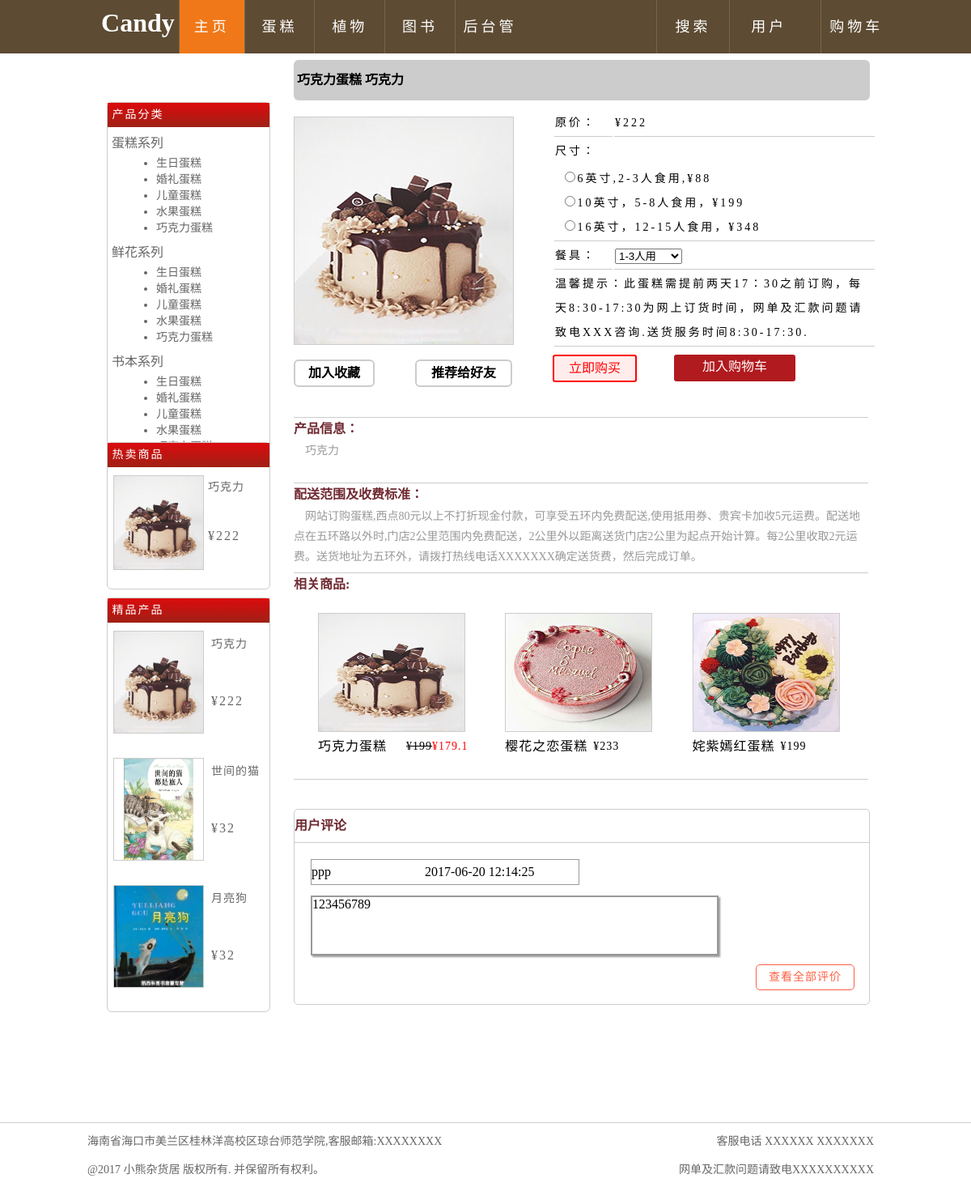
The app's page /shop/product-info.php?id=11 with its own data.
### tables this page shows
CREATE TABLE IF NOT EXISTS `product` (
  `p_type` char(10) NOT NULL COMMENT '商品类型',
  `p_id` varchar(10) NOT NULL COMMENT '商品编号',
  `p_name` varchar(40) NOT NULL COMMENT '商品名称',
  `p_price` float NOT NULL COMMENT '商品价格',
  `p_quantity` int(4) NOT NULL COMMENT '商品数量',
  `p_image` varchar(100) NOT NULL COMMENT '商品图片',
  `p_description` varchar(2000) NOT NULL COMMENT '描述信息',
  `p_time` datetime DEFAULT NULL COMMENT '添加时间',
  `p_is_discount` int(4) DEFAULT NULL COMMENT '是否是打折商品',
  `p_discount` float DEFAULT NULL COMMENT '折扣',
  PRIMARY KEY (`p_id`),
  KEY `p_type` (`p_type`)
);

CREATE TABLE IF NOT EXISTS `main_type` (
  `t_id` char(10) NOT NULL COMMENT '编号',
  `t_type` varchar(30) NOT NULL COMMENT '菜单',
  PRIMARY KEY (`t_id`)
);

CREATE TABLE IF NOT EXISTS `idea` (
  `id` int(4) NOT NULL AUTO_INCREMENT COMMENT '编号',
  `c_name` varchar(30) NOT NULL COMMENT '留言者',
  `c_header` varchar(30) NOT NULL COMMENT '留言者头像',
  `new_message` varchar(1000) NOT NULL COMMENT '留言信息',
  `re_message` varchar(1000) DEFAULT NULL COMMENT '回复信息',
  `new_time` datetime NOT NULL COMMENT '留言时间',
  `re_time` datetime DEFAULT NULL COMMENT '回复时间',
  PRIMARY KEY (`id`)
);

### shop/product-info.php (the view, shortened to what this page needs)
<!DOCTYPE html PUBLIC "-//W3C//DTD XHTML 1.0 Transitional//EN" "http://www.w3.org/TR/xhtml1/DTD/xhtml1-transitional.dtd">
<html xmlns="http://www.w3.org/1999/xhtml">
<head>
<link rel="stylesheet" type="text/css" href="../CSS/product-info.css" />
<link rel="stylesheet" type="text/css" href="../CSS/index.css" />
</head>
<body>
    <div id="main2">
    <?php
        if(!isset($_SESSION['n']))
        {
            include("head.php");
        }else{
            include("head2.php");
        }
    ?>
    <div class="llft">
    	<li style="color:#FFF; height:30px; line-height:30px; font-size:14px; letter-spacing:2px; background:-webkit-gradient(linear, left top, left bottom, from(#DC0A0D), to(#9F2115));
　　　　background:-moz-linear-gradient(top, #DC0A0D, #9F2115);
　　　　background:-o-linear-gradient(top, #DC0A0D, #9F2115);
　　　　background:linear-gradient(top, #DC0A0D, #9F2115);}">&nbsp;产品分类</li>
        <li style="margin-top:5px; margin-left:5px; color:#666; height:30px; line-height:30px; font-size:16px;">蛋糕系列</li>
        <ul style="list-style:disc; text-decoration:none; color:#666; margin-left:60px; font-size:14px;">
        	<li style="height:20px; line-height:20px;">生日蛋糕</li>
            <li style="height:20px; line-height:20px;">婚礼蛋糕</li>
            <li style="height:20px; line-height:20px;">儿童蛋糕</li>
            <li style="height:20px; line-height:20px;">水果蛋糕</li>
            <li style="height:20px; line-height:20px;"><a>巧克力蛋糕</a></li>
        </ul>
        <li style="margin-top:5px; margin-left:5px; color:#666; height:30px; line-height:30px; font-size:16px;">鲜花系列</li>
        <ul style="list-style:disc; text-decoration:none; color:#666; margin-left:60px; font-size:14px;">
        	<li style="height:20px; line-height:20px;">生日蛋糕</li>
            <li style="height:20px; line-height:20px;">婚礼蛋糕</li>
            <li style="height:20px; line-height:20px;">儿童蛋糕</li>
            <li style="height:20px; line-height:20px;">水果蛋糕</li>
            <li style="height:20px; line-height:20px;">巧克力蛋糕</li>
        </ul>
        <li style="margin-top:5px; margin-left:5px; color:#666; height:30px; line-height:30px; font-size:16px;">书本系列</li>
        <ul style="list-style:disc; text-decoration:none; color:#666; margin-left:60px; font-size:14px;">
        	<li style="height:20px; line-height:20px;">生日蛋糕</li>
            <li style="height:20px; line-height:20px;">婚礼蛋糕</li>
            <li style="height:20px; line-height:20px;">儿童蛋糕</li>
            <li style="height:20px; line-height:20px;">水果蛋糕</li>
            <li style="height:20px; line-height:20px;">巧克力蛋糕</li>
        </ul>
    </div>
    <form action="look.php" id="form1" name="form1" method="get">
    <?php
	$sql="select * from product order by p_time desc limit 0,1";
	$rs=mysql_query($sql);
	while($result=mysql_fetch_array($rs))
		{
	?>
    <div class="lft-mid">
    	<li style="color:#FFF; height:30px; line-height:30px; font-size:14px; letter-spacing:2px; background:-webkit-gradient(linear, left top, left bottom, from(#DC0A0D), to(#9F2115));
　　　　background:-moz-linear-gradient(top, #DC0A0D, #9F2115);
　　　　background:-o-linear-gradient(top, #DC0A0D, #9F2115);
　　　　background:linear-gradient(top, #DC0A0D, #9F2115);}">&nbsp;热卖商品</li>
		<img style="height:115px; width:110px; border:1px solid #CCC; margin-top:10px; margin-left:7px; float:left;" src="<?php echo $result['p_image']; ?>" />
        <li><a href="product-info.php?id=<?php echo $result['p_id']?>"><?php echo $result['p_name'];?></a></li>
        <li style="height:30px; width:66px; margin-top:30px; color:#666; float:left; letter-spacing:2px; font-size:16px; margin-left:5px; line-height:30px;">¥<?php echo $result['p_price']*$result["p_discount"];?></li>
    </div>
    <?php } ?>
    <div class="lft-bot">
    	<li style="color:#FFF; height:30px; line-height:30px; font-size:14px; letter-spacing:2px; background:-webkit-gradient(linear, left top, left bottom, from(#DC0A0D), to(#9F2115));
　　　　background:-moz-linear-gradient(top, #DC0A0D, #9F2115);
　　　　background:-o-linear-gradient(top, #DC0A0D, #9F2115);
　　　　background:linear-gradient(top, #DC0A0D, #9F2115);}">&nbsp;精品产品</li>
	<?php
	$sql="select * from product order by p_time desc limit 0,3";
	$rs=mysql_query($sql);
	while($result=mysql_fetch_array($rs))
		{
	?>
        <div class="jingpin">
        	<div class="jing-pic"><img width="110" height="125" src="<?php echo $result['p_image'];?>"</div>
            <div class="jing-name"><a href="product-info.php?id=<?php echo $result['p_id']?>"><?php echo $result['p_name'];?></a></div>
            <div class="jing-price">¥<?php echo $result['p_price'];?></div>
        </div>
    </div>
    <?php } ?>
      <?php
    	$i=$_GET['id'];
		$sql="select * from product,main_type where p_id='$i' and product.p_type=main_type.t_id ";
		$rs=mysql_query($sql);
		while($result=mysql_fetch_array($rs))
			{
		?>
    <div class="name">&nbsp;<?php echo $result['t_type']?>&nbsp;<?php echo $result['p_name'];?></div>
    	<div class="pic"><img width="270" height="280" src="<?php echo $result['p_image']; ?>"/>
        </div>
        <div class="xiang">
        	<table border="0" width="100%">
                <tr>
                	<td style="border-bottom:1px solid #CCC;" width="70">原价：</td>
					<td style="border-bottom:1px solid #CCC;">¥<?php
						if($result['p_is_discount']<1){
							echo $result['p_price'];
						}else{
							?><s><?php echo $result['p_price'];?></s>
                  <tr>
                	<td style="border-bottom:1px solid #CCC;">促销价：</td>
                    <td style="border-bottom:1px solid #CCC;"><font color="#FF0000" size="+2">¥<?php echo $result['p_price']*$result['p_discount'];
					}
					?></font></td>
                </tr>
                <tr>
                	<td colspan="2">尺寸：</td>
                </tr>
                <tr>
                	<td colspan="2" style="border-bottom:1px solid #CCC;">
                    	<form action="" method="get">
&nbsp;<input width="100%" name="Fruit" type="radio" value="" />6英寸,2-3人食用,¥88<br />
&nbsp;<input name="Fruit" type="radio" value="" />10英寸，5-8人食用，¥199<br />
&nbsp;<input name="Fruit" type="radio" value="" />16英寸，12-15人食用，¥348<br />
</form>
                    </td>
                </tr>
                <tr>
                	<td style="border-bottom:1px solid #CCC;">餐具：</td>
                	<td style="border-bottom:1px solid #CCC;">
                    	<select>
                        	<option value="three">1-3人用</option>
                        </select>
                    </td>
                </tr>
                <tr>
                	<td colspan="2" style="border-bottom:1px solid #CCC;">温馨提示：此蛋糕需提前两天17：30之前订购，每天8:30-17:30为网上订货时间，网单及汇款问题请致电XXX咨询.送货服务时间8:30-17:30.</td>
                </tr>
            </table>
            	<div class="liji">
                	<li>立即购买</li>
                </div>
				<div class="tianjia">
                    <a href="cart_add.php?id=<?php echo $result["p_id"];?>">加入购物车</a>
                </div>
        </div>
        <div class="shoucang">
        	<li>加入收藏</li>
        </div>
        <div class="tuijian">
        	<li>推荐给好友</li>
        </div>
        <div id="info">
        	<div class="product">
            	<li style="color:#702A32; margin-top:4px; font-weight:bold; font-size:16px; line-height:20px;">产品信息：</li>
                <li style="margin-top:4px; line-height:25px; color:#999; font-size:14px">&nbsp;&nbsp;&nbsp;&nbsp;<?php echo $result['p_description'];?></li>
            </div>
            <div class="peisong">
            	<li style="color:#702A32; margin-top:4px; font-weight:bold; font-size:16px; line-height:20px;">配送范围及收费标准：</li>
                <li style="margin-top:4px; line-height:25px; color:#999; font-size:14px">&nbsp;&nbsp;&nbsp;&nbsp;网站订购蛋糕,西点80元以上不打折现金付款，可享受五环内免费配送,使用抵用券、贵宾卡加收5元运费。配送地点在五环路以外时,门店2公里范围内免费配送，2公里外以距离送货门店2公里为起点开始计算。每2公里收取2元运费。送货地址为五环外，请拨打热线电话XXXXXXX确定送货费，然后完成订单。</li>
            </div>
            <div class="else">
            	<li style="color:#702A32; margin-top:4px; font-weight:bold; font-size:16px; line-height:20px;">相关商品:</li>
    <?php
	$sql="select * from product order by p_time asc limit 0,3";
	$rs=mysql_query($sql);
	while($result=mysql_fetch_array($rs))
		{
	?>
	<form action="../CSS/product-info.css" id="form1" name="form1" method="get">
				<div class="dangao2">
                	<div class="cakepic2"><img width="180" height="145" src="<?php echo $result['p_image']; ?>"/>
                    </div>
                    <div class="cakecon2">
                    	<div class="cakename2"><?php echo $result['p_name']; ?></div>
                        <div class="cakeprice2"><?php
							if($result['p_is_discount']<1){
							echo "¥".$result['p_price'];
							}else{
								?><s>¥<?php echo $result['p_price'] ?></s><font color="#FF0000">¥<?php echo $result['p_price']*$result['p_discount'];
							}?></font></div>
                    </div>
                </div>
<?php }	?>
	</form>
            </div>
        </div>
        <?php
        	$sql5="select * from idea order by new_time desc limit 0,1";
			$pl=mysql_query($sql5);
			while($ll=mysql_fetch_array($pl)){
		?>
        <div class="pinglun">
        	<li style="width:100%; height:40px; color:#702A32; font-weight:bold; border-bottom:1px solid #CCC; font-size:16px; line-height:40px;">用户评论</li>
                 <div class="nichen"><?php echo $ll["c_name"];?><?php echo $ll["new_time"];?></div>
                 <div class="neirong"><?php echo $ll["new_message"];?></div>
                 <div class="allpingjia">
                 <li><a href="look.php?id=<?php echo $_SESSION['id'];?>">查看全部评价</a></li>
                 </div>
        </div>
           <?php } ?>
    <?php	}	?>
    </form>
    </div>
    <?php
		include("footer2.php");
	?>
</body>
</html>

### CSS/index.css (style rules this page uses)
body,ul,li { padding:0; margin:0; }

### records on screen
product: p_image (picture), p_name "巧克力", $result['p_price']*$result['p_discount'] "222", p_price "222", p_type.t_type "巧克力蛋糕", p_description "巧克力"
product: p_image (picture), p_name "世间的猫", p_price "32"
product: p_image (picture), p_name "月亮狗", p_price "32"
product: p_image (picture), p_name "巧克力蛋糕", p_price "199", $result['p_price']*$result['p_discount'] "179.1"
product: p_image (picture), p_name "樱花之恋蛋糕", p_price "233"
product: p_image (picture), p_name "姹紫嫣红蛋糕", p_price "199"
idea: c_name "ppp", new_time "2017-06-20 12:14:25", new_message "123456789"
